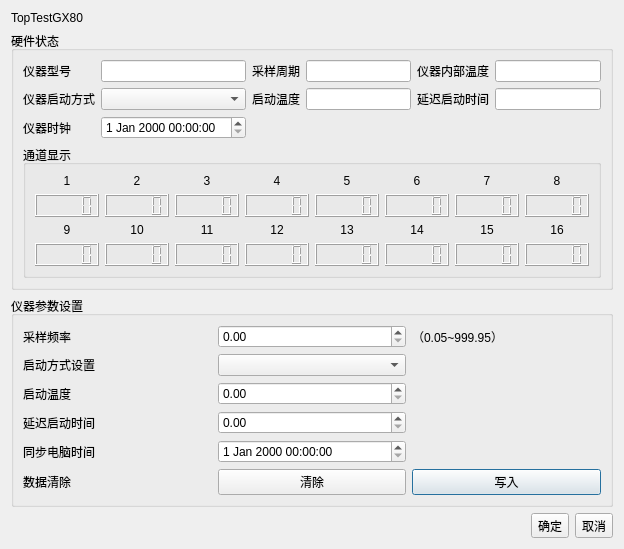
<?xml version="1.0" encoding="UTF-8"?>
<ui version="4.0">
 <class>FormTopTestGX80</class>
 <widget class="QDialog" name="FormTopTestGX80">
  <property name="geometry">
   <rect>
    <x>0</x>
    <y>0</y>
    <width>614</width>
    <height>494</height>
   </rect>
  </property>
  <property name="windowTitle">
   <string>仪器设置</string>
  </property>
  <layout class="QGridLayout" name="gridLayout">
   <item row="0" column="0">
    <widget class="QLabel" name="label">
     <property name="sizePolicy">
      <sizepolicy hsizetype="Preferred" vsizetype="Fixed">
       <horstretch>0</horstretch>
       <verstretch>0</verstretch>
      </sizepolicy>
     </property>
     <property name="text">
      <string>TopTestGX80</string>
     </property>
    </widget>
   </item>
   <item row="2" column="0">
    <widget class="QGroupBox" name="groupBox_Set">
     <property name="title">
      <string>仪器参数设置</string>
     </property>
     <layout class="QGridLayout" name="gridLayout_8">
      <item row="0" column="0">
       <layout class="QGridLayout" name="gridLayout_7">
        <item row="0" column="2">
         <widget class="QLabel" name="label_26">
          <property name="text">
           <string>（0.05~999.95）</string>
          </property>
         </widget>
        </item>
        <item row="3" column="0">
         <widget class="QLabel" name="label_29">
          <property name="text">
           <string>延迟启动时间</string>
          </property>
         </widget>
        </item>
        <item row="0" column="0">
         <widget class="QLabel" name="label_25">
          <property name="text">
           <string>采样频率</string>
          </property>
         </widget>
        </item>
        <item row="5" column="0">
         <widget class="QLabel" name="label_31">
          <property name="text">
           <string>数据清除</string>
          </property>
         </widget>
        </item>
        <item row="4" column="0">
         <widget class="QLabel" name="label_30">
          <property name="text">
           <string>同步电脑时间</string>
          </property>
         </widget>
        </item>
        <item row="1" column="0">
         <widget class="QLabel" name="label_27">
          <property name="text">
           <string>启动方式设置</string>
          </property>
         </widget>
        </item>
        <item row="1" column="1">
         <widget class="QComboBox" name="comboBox_StartMode_Set"/>
        </item>
        <item row="4" column="1">
         <widget class="QDateTimeEdit" name="dateTimeEdit_CurrentTime"/>
        </item>
        <item row="2" column="0">
         <widget class="QLabel" name="label_28">
          <property name="text">
           <string>启动温度</string>
          </property>
         </widget>
        </item>
        <item row="2" column="1">
         <widget class="QDoubleSpinBox" name="doubleSpinBox_StartTemp"/>
        </item>
        <item row="3" column="1">
         <widget class="QDoubleSpinBox" name="doubleSpinBox_StartDelayTime"/>
        </item>
        <item row="0" column="1">
         <widget class="QDoubleSpinBox" name="doubleSpinBox_SampleTime"/>
        </item>
        <item row="5" column="2">
         <widget class="QPushButton" name="pushButton_Write">
          <property name="text">
           <string>写入</string>
          </property>
         </widget>
        </item>
        <item row="5" column="1">
         <widget class="QPushButton" name="pushButton_Clear">
          <property name="text">
           <string>清除</string>
          </property>
         </widget>
        </item>
       </layout>
      </item>
     </layout>
    </widget>
   </item>
   <item row="1" column="0">
    <widget class="QGroupBox" name="groupBox_State">
     <property name="title">
      <string>硬件状态</string>
     </property>
     <layout class="QGridLayout" name="gridLayout_2">
      <item row="0" column="0">
       <layout class="QGridLayout" name="gridLayout_4">
        <item row="0" column="3">
         <widget class="QLineEdit" name="lineEdit_SampleTime"/>
        </item>
        <item row="0" column="2">
         <widget class="QLabel" name="label_4">
          <property name="text">
           <string>采样周期</string>
          </property>
         </widget>
        </item>
        <item row="0" column="4">
         <widget class="QLabel" name="label_5">
          <property name="text">
           <string>仪器内部温度</string>
          </property>
         </widget>
        </item>
        <item row="0" column="1">
         <widget class="QLineEdit" name="lineEdit_DeviceType"/>
        </item>
        <item row="0" column="5">
         <widget class="QLineEdit" name="lineEdit_InternalTemp"/>
        </item>
        <item row="1" column="0">
         <widget class="QLabel" name="label_3">
          <property name="text">
           <string>仪器启动方式</string>
          </property>
         </widget>
        </item>
        <item row="0" column="0">
         <widget class="QLabel" name="label_2">
          <property name="text">
           <string>仪器型号</string>
          </property>
         </widget>
        </item>
        <item row="2" column="0">
         <widget class="QLabel" name="label_6">
          <property name="text">
           <string>仪器时钟</string>
          </property>
         </widget>
        </item>
        <item row="1" column="2">
         <widget class="QLabel" name="label_7">
          <property name="text">
           <string>启动温度</string>
          </property>
         </widget>
        </item>
        <item row="1" column="3">
         <widget class="QLineEdit" name="lineEdit_StartTemp"/>
        </item>
        <item row="1" column="4">
         <widget class="QLabel" name="label_8">
          <property name="text">
           <string>延迟启动时间</string>
          </property>
         </widget>
        </item>
        <item row="1" column="5">
         <widget class="QLineEdit" name="lineEdit_StartDelayTime"/>
        </item>
        <item row="1" column="1">
         <widget class="QComboBox" name="comboBox_StartMode"/>
        </item>
        <item row="2" column="1">
         <widget class="QDateTimeEdit" name="dateTimeEdit_DeviceDateTime"/>
        </item>
       </layout>
      </item>
      <item row="1" column="0">
       <widget class="QGroupBox" name="groupBox">
        <property name="title">
         <string>通道显示</string>
        </property>
        <layout class="QGridLayout" name="gridLayout_3">
         <item row="1" column="0">
          <layout class="QGridLayout" name="gridLayout_5">
           <item row="0" column="1">
            <widget class="QLabel" name="label_10">
             <property name="text">
              <string>2</string>
             </property>
             <property name="alignment">
              <set>Qt::AlignCenter</set>
             </property>
            </widget>
           </item>
           <item row="0" column="5">
            <widget class="QLabel" name="label_14">
             <property name="text">
              <string>6</string>
             </property>
             <property name="alignment">
              <set>Qt::AlignCenter</set>
             </property>
            </widget>
           </item>
           <item row="0" column="3">
            <widget class="QLabel" name="label_12">
             <property name="text">
              <string>4</string>
             </property>
             <property name="alignment">
              <set>Qt::AlignCenter</set>
             </property>
            </widget>
           </item>
           <item row="0" column="4">
            <widget class="QLabel" name="label_13">
             <property name="text">
              <string>5</string>
             </property>
             <property name="alignment">
              <set>Qt::AlignCenter</set>
             </property>
            </widget>
           </item>
           <item row="0" column="7">
            <widget class="QLabel" name="label_16">
             <property name="text">
              <string>8</string>
             </property>
             <property name="alignment">
              <set>Qt::AlignCenter</set>
             </property>
            </widget>
           </item>
           <item row="0" column="0">
            <widget class="QLabel" name="label_9">
             <property name="text">
              <string>1</string>
             </property>
             <property name="alignment">
              <set>Qt::AlignCenter</set>
             </property>
            </widget>
           </item>
           <item row="0" column="2">
            <widget class="QLabel" name="label_11">
             <property name="text">
              <string>3</string>
             </property>
             <property name="alignment">
              <set>Qt::AlignCenter</set>
             </property>
            </widget>
           </item>
           <item row="0" column="6">
            <widget class="QLabel" name="label_15">
             <property name="text">
              <string>7</string>
             </property>
             <property name="alignment">
              <set>Qt::AlignCenter</set>
             </property>
            </widget>
           </item>
           <item row="1" column="0">
            <widget class="QLCDNumber" name="lcdNumber_1"/>
           </item>
           <item row="1" column="1">
            <widget class="QLCDNumber" name="lcdNumber_2"/>
           </item>
           <item row="1" column="2">
            <widget class="QLCDNumber" name="lcdNumber_3"/>
           </item>
           <item row="1" column="3">
            <widget class="QLCDNumber" name="lcdNumber_4"/>
           </item>
           <item row="1" column="4">
            <widget class="QLCDNumber" name="lcdNumber_5"/>
           </item>
           <item row="1" column="5">
            <widget class="QLCDNumber" name="lcdNumber_6"/>
           </item>
           <item row="1" column="6">
            <widget class="QLCDNumber" name="lcdNumber_7"/>
           </item>
           <item row="1" column="7">
            <widget class="QLCDNumber" name="lcdNumber_8"/>
           </item>
          </layout>
         </item>
         <item row="2" column="0">
          <layout class="QGridLayout" name="gridLayout_6">
           <item row="0" column="1">
            <widget class="QLabel" name="label_17">
             <property name="text">
              <string>10</string>
             </property>
             <property name="alignment">
              <set>Qt::AlignCenter</set>
             </property>
            </widget>
           </item>
           <item row="0" column="5">
            <widget class="QLabel" name="label_18">
             <property name="text">
              <string>14</string>
             </property>
             <property name="alignment">
              <set>Qt::AlignCenter</set>
             </property>
            </widget>
           </item>
           <item row="0" column="3">
            <widget class="QLabel" name="label_19">
             <property name="text">
              <string>12</string>
             </property>
             <property name="alignment">
              <set>Qt::AlignCenter</set>
             </property>
            </widget>
           </item>
           <item row="0" column="4">
            <widget class="QLabel" name="label_20">
             <property name="text">
              <string>13</string>
             </property>
             <property name="alignment">
              <set>Qt::AlignCenter</set>
             </property>
            </widget>
           </item>
           <item row="0" column="7">
            <widget class="QLabel" name="label_21">
             <property name="text">
              <string>16</string>
             </property>
             <property name="alignment">
              <set>Qt::AlignCenter</set>
             </property>
            </widget>
           </item>
           <item row="0" column="0">
            <widget class="QLabel" name="label_22">
             <property name="text">
              <string>9</string>
             </property>
             <property name="alignment">
              <set>Qt::AlignCenter</set>
             </property>
            </widget>
           </item>
           <item row="0" column="2">
            <widget class="QLabel" name="label_23">
             <property name="text">
              <string>11</string>
             </property>
             <property name="alignment">
              <set>Qt::AlignCenter</set>
             </property>
            </widget>
           </item>
           <item row="0" column="6">
            <widget class="QLabel" name="label_24">
             <property name="text">
              <string>15</string>
             </property>
             <property name="alignment">
              <set>Qt::AlignCenter</set>
             </property>
            </widget>
           </item>
           <item row="1" column="0">
            <widget class="QLCDNumber" name="lcdNumber_9"/>
           </item>
           <item row="1" column="1">
            <widget class="QLCDNumber" name="lcdNumber_10"/>
           </item>
           <item row="1" column="2">
            <widget class="QLCDNumber" name="lcdNumber_11"/>
           </item>
           <item row="1" column="3">
            <widget class="QLCDNumber" name="lcdNumber_12"/>
           </item>
           <item row="1" column="4">
            <widget class="QLCDNumber" name="lcdNumber_13"/>
           </item>
           <item row="1" column="5">
            <widget class="QLCDNumber" name="lcdNumber_14"/>
           </item>
           <item row="1" column="6">
            <widget class="QLCDNumber" name="lcdNumber_15"/>
           </item>
           <item row="1" column="7">
            <widget class="QLCDNumber" name="lcdNumber_16"/>
           </item>
          </layout>
         </item>
        </layout>
       </widget>
      </item>
     </layout>
    </widget>
   </item>
   <item row="3" column="0">
    <layout class="QHBoxLayout" name="horizontalLayout">
     <item>
      <spacer name="horizontalSpacer">
       <property name="orientation">
        <enum>Qt::Horizontal</enum>
       </property>
       <property name="sizeHint" stdset="0">
        <size>
         <width>40</width>
         <height>20</height>
        </size>
       </property>
      </spacer>
     </item>
     <item>
      <widget class="QToolButton" name="toolButton_2">
       <property name="text">
        <string>确定</string>
       </property>
      </widget>
     </item>
     <item>
      <widget class="QToolButton" name="toolButton">
       <property name="text">
        <string>取消</string>
       </property>
      </widget>
     </item>
    </layout>
   </item>
  </layout>
 </widget>
 <resources/>
 <connections/>
</ui>
